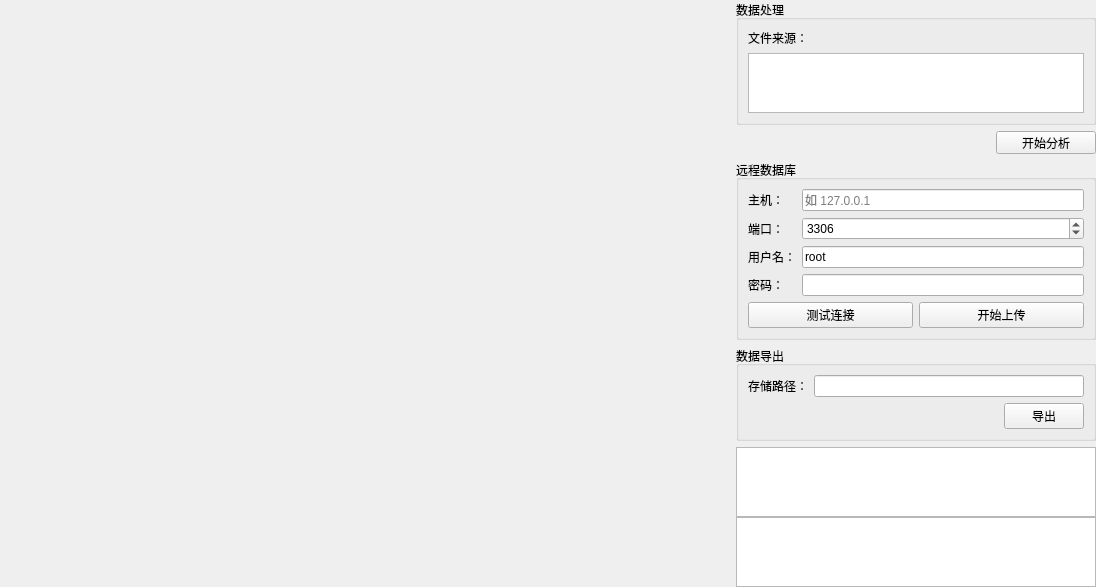
<?xml version="1.0" encoding="UTF-8"?>
<ui version="4.0">
 <class>OfflineDataAnalysisWindow</class>
 <widget class="QWidget" name="OfflineDataAnalysisWindow">
  <property name="geometry">
   <rect>
    <x>0</x>
    <y>0</y>
    <width>1096</width>
    <height>583</height>
   </rect>
  </property>
  <property name="windowTitle">
   <string>离线版数据分析</string>
  </property>
  <layout class="QHBoxLayout" name="horizontalLayout_2">
   <property name="leftMargin">
    <number>0</number>
   </property>
   <property name="topMargin">
    <number>0</number>
   </property>
   <property name="rightMargin">
    <number>0</number>
   </property>
   <property name="bottomMargin">
    <number>0</number>
   </property>
   <item>
    <widget class="QWidget" name="widget_2" native="true">
     <layout class="QVBoxLayout" name="verticalLayout">
      <property name="leftMargin">
       <number>0</number>
      </property>
      <property name="topMargin">
       <number>0</number>
      </property>
      <property name="rightMargin">
       <number>0</number>
      </property>
      <property name="bottomMargin">
       <number>0</number>
      </property>
      <item>
       <widget class="QCustomPlot" name="spectroMeter_top" native="true"/>
      </item>
      <item>
       <widget class="QCustomPlot" name="spectroMeter_central" native="true"/>
      </item>
      <item>
       <widget class="QCustomPlot" name="spectroMeter_bottom" native="true"/>
      </item>
     </layout>
    </widget>
   </item>
   <item>
    <widget class="QWidget" name="centralwidget" native="true">
     <property name="sizePolicy">
      <sizepolicy hsizetype="Fixed" vsizetype="Preferred">
       <horstretch>0</horstretch>
       <verstretch>0</verstretch>
      </sizepolicy>
     </property>
     <layout class="QVBoxLayout" name="verticalLayout_2">
      <property name="leftMargin">
       <number>0</number>
      </property>
      <property name="topMargin">
       <number>0</number>
      </property>
      <property name="rightMargin">
       <number>0</number>
      </property>
      <property name="bottomMargin">
       <number>0</number>
      </property>
      <item>
       <widget class="QGroupBox" name="groupBox">
        <property name="title">
         <string>数据处理</string>
        </property>
        <layout class="QGridLayout" name="gridLayout_2">
         <item row="0" column="0">
          <widget class="QLabel" name="label_5">
           <property name="sizePolicy">
            <sizepolicy hsizetype="Preferred" vsizetype="Fixed">
             <horstretch>0</horstretch>
             <verstretch>0</verstretch>
            </sizepolicy>
           </property>
           <property name="text">
            <string>文件来源：</string>
           </property>
          </widget>
         </item>
         <item row="1" column="0">
          <widget class="QTextBrowser" name="textBrowser_filepath">
           <property name="sizePolicy">
            <sizepolicy hsizetype="Preferred" vsizetype="Fixed">
             <horstretch>0</horstretch>
             <verstretch>0</verstretch>
            </sizepolicy>
           </property>
           <property name="minimumSize">
            <size>
             <width>0</width>
             <height>60</height>
            </size>
           </property>
           <property name="maximumSize">
            <size>
             <width>16777215</width>
             <height>80</height>
            </size>
           </property>
           <property name="verticalScrollBarPolicy">
            <enum>Qt::ScrollBarAlwaysOff</enum>
           </property>
           <property name="readOnly">
            <bool>true</bool>
           </property>
          </widget>
         </item>
        </layout>
       </widget>
      </item>
      <item>
       <widget class="QWidget" name="widget_6" native="true">
        <property name="minimumSize">
         <size>
          <width>0</width>
          <height>23</height>
         </size>
        </property>
        <layout class="QHBoxLayout" name="horizontalLayout_5">
         <property name="leftMargin">
          <number>5</number>
         </property>
         <property name="topMargin">
          <number>0</number>
         </property>
         <property name="rightMargin">
          <number>0</number>
         </property>
         <property name="bottomMargin">
          <number>0</number>
         </property>
         <item>
          <spacer name="horizontalSpacer_4">
           <property name="orientation">
            <enum>Qt::Horizontal</enum>
           </property>
           <property name="sizeHint" stdset="0">
            <size>
             <width>255</width>
             <height>20</height>
            </size>
           </property>
          </spacer>
         </item>
         <item>
          <widget class="QPushButton" name="pushButton_start">
           <property name="enabled">
            <bool>true</bool>
           </property>
           <property name="minimumSize">
            <size>
             <width>100</width>
             <height>23</height>
            </size>
           </property>
           <property name="text">
            <string>开始分析</string>
           </property>
           <property name="icon">
            <iconset>
             <normaloff>:/resource/analyze.png</normaloff>:/resource/analyze.png</iconset>
           </property>
           <property name="checkable">
            <bool>false</bool>
           </property>
          </widget>
         </item>
        </layout>
       </widget>
      </item>
      <item>
       <widget class="QGroupBox" name="groupBox_3">
        <property name="title">
         <string>远程数据库</string>
        </property>
        <layout class="QGridLayout" name="gridLayout">
         <item row="3" column="0">
          <widget class="QLabel" name="label_4">
           <property name="text">
            <string>密码：</string>
           </property>
          </widget>
         </item>
         <item row="1" column="1">
          <widget class="QSpinBox" name="spinBox_port">
           <property name="minimum">
            <number>1</number>
           </property>
           <property name="maximum">
            <number>65536</number>
           </property>
           <property name="value">
            <number>3306</number>
           </property>
          </widget>
         </item>
         <item row="0" column="1">
          <widget class="QLineEdit" name="lineEdit_host">
           <property name="placeholderText">
            <string>如 127.0.0.1</string>
           </property>
          </widget>
         </item>
         <item row="1" column="0">
          <widget class="QLabel" name="label_2">
           <property name="text">
            <string>端口：</string>
           </property>
          </widget>
         </item>
         <item row="5" column="0" colspan="2">
          <layout class="QHBoxLayout" name="horizontalLayout">
           <item>
            <widget class="QPushButton" name="pushButton_test">
             <property name="text">
              <string>测试连接</string>
             </property>
            </widget>
           </item>
           <item>
            <widget class="QPushButton" name="pushButton_startUpload">
             <property name="text">
              <string>开始上传</string>
             </property>
            </widget>
           </item>
          </layout>
         </item>
         <item row="2" column="0">
          <widget class="QLabel" name="label_3">
           <property name="text">
            <string>用户名：</string>
           </property>
          </widget>
         </item>
         <item row="2" column="1">
          <widget class="QLineEdit" name="lineEdit_username">
           <property name="text">
            <string>root</string>
           </property>
          </widget>
         </item>
         <item row="0" column="0">
          <widget class="QLabel" name="label">
           <property name="text">
            <string>主机：</string>
           </property>
          </widget>
         </item>
         <item row="3" column="1">
          <widget class="QLineEdit" name="lineEdit_password">
           <property name="echoMode">
            <enum>QLineEdit::Password</enum>
           </property>
          </widget>
         </item>
         <item row="4" column="1">
          <spacer name="verticalSpacer">
           <property name="orientation">
            <enum>Qt::Vertical</enum>
           </property>
           <property name="sizeHint" stdset="0">
            <size>
             <width>20</width>
             <height>40</height>
            </size>
           </property>
          </spacer>
         </item>
        </layout>
       </widget>
      </item>
      <item>
       <widget class="QGroupBox" name="groupBox_2">
        <property name="title">
         <string>数据导出</string>
        </property>
        <layout class="QVBoxLayout" name="verticalLayout_4">
         <item>
          <layout class="QHBoxLayout" name="horizontalLayout_4">
           <item>
            <widget class="QLabel" name="label_6">
             <property name="text">
              <string>存储路径：</string>
             </property>
            </widget>
           </item>
           <item>
            <widget class="QLineEdit" name="lineEdit_savePath"/>
           </item>
          </layout>
         </item>
         <item>
          <layout class="QHBoxLayout" name="horizontalLayout_3">
           <item>
            <spacer name="horizontalSpacer">
             <property name="orientation">
              <enum>Qt::Horizontal</enum>
             </property>
             <property name="sizeHint" stdset="0">
              <size>
               <width>40</width>
               <height>20</height>
              </size>
             </property>
            </spacer>
           </item>
           <item>
            <widget class="QPushButton" name="pushButton_export">
             <property name="text">
              <string>导出</string>
             </property>
            </widget>
           </item>
          </layout>
         </item>
        </layout>
       </widget>
      </item>
      <item>
       <widget class="QWidget" name="widget" native="true">
        <layout class="QVBoxLayout" name="verticalLayout_3">
         <property name="spacing">
          <number>0</number>
         </property>
         <property name="leftMargin">
          <number>0</number>
         </property>
         <property name="topMargin">
          <number>0</number>
         </property>
         <property name="rightMargin">
          <number>0</number>
         </property>
         <property name="bottomMargin">
          <number>0</number>
         </property>
         <item>
          <widget class="QGraphicsView" name="graphicsView">
           <property name="sizePolicy">
            <sizepolicy hsizetype="Expanding" vsizetype="Expanding">
             <horstretch>0</horstretch>
             <verstretch>0</verstretch>
            </sizepolicy>
           </property>
           <property name="alignment">
            <set>Qt::AlignLeading|Qt::AlignLeft|Qt::AlignTop</set>
           </property>
          </widget>
         </item>
         <item>
          <widget class="QTextEdit" name="textEdit_log">
           <property name="enabled">
            <bool>true</bool>
           </property>
           <property name="readOnly">
            <bool>true</bool>
           </property>
          </widget>
         </item>
        </layout>
       </widget>
      </item>
     </layout>
    </widget>
   </item>
  </layout>
 </widget>
 <customwidgets>
  <customwidget>
   <class>QCustomPlot</class>
   <extends>QWidget</extends>
   <header>qcustomplot.h</header>
   <container>1</container>
  </customwidget>
 </customwidgets>
 <resources/>
 <connections/>
</ui>
